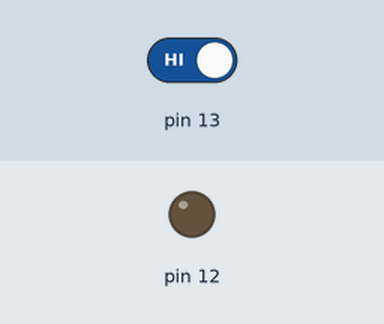
A sketch run on a simulated Arduino Uno, built with avr-gcc and run on an emulated ATmega328P. Shown: output pins drawn as LEDs (lit = HIGH). The test bench sets the inputs (shaded band); at power-on: pin 13 HIGH.

Above: at 1.2 s.
1.3 s: pin 13 driven LOW
At 2.0 s:
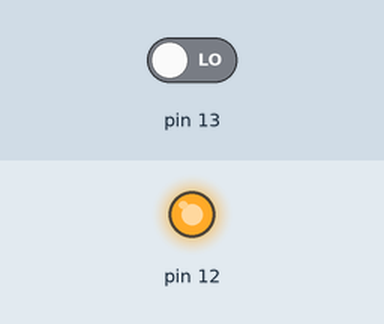
2.8 s: pin 13 driven HIGH
At 3.1 s:
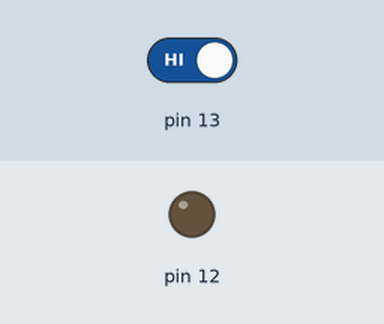
Timing chart, 0 to 5.8 s (numbered marks = the images above; inputs shaded):
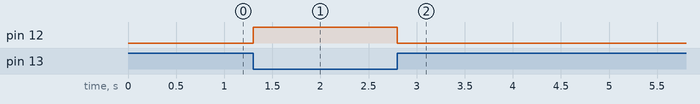

Measured:
- after the input at 1.3 s, pin 12: LOW → HIGH at once
- after the input at 2.8 s, pin 12: HIGH → LOW at once

The sketch:

relayAlram.ino
```cpp
int pinState = 0;

void setup() {
  // put your setup code here, to run once:
pinMode(13,INPUT);
pinMode(12,OUTPUT);

}

void loop() {
  // put your main code here, to run repeatedly:
  pinState = digitalRead(13);
  if(pinState == LOW){
    digitalWrite(12, HIGH);
  }
  else
    digitalWrite(12, LOW);


}
```
